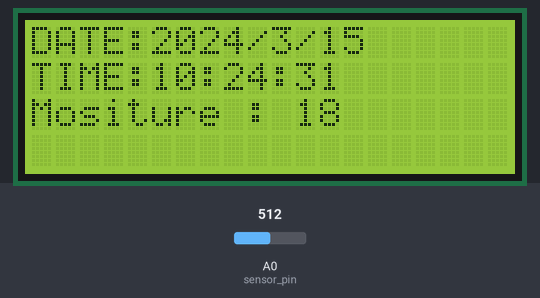
This sketch was run on a simulated Arduino Uno, built with avr-gcc and run on an emulated ATmega328P. Parts: 20×4 character LCD. Inputs (shaded band) come from the test bench; at power-on: A0 (sensor_pin) = 512. The local clock reads 2024-03-15 10:24:30 at power-on unless the sketch sets it; storage starts empty; what the sketch prints to the serial monitor is not drawn.

Above: at 1.2 s.
1.3 s: A0 (sensor_pin) set to 716
At 2.8 s:
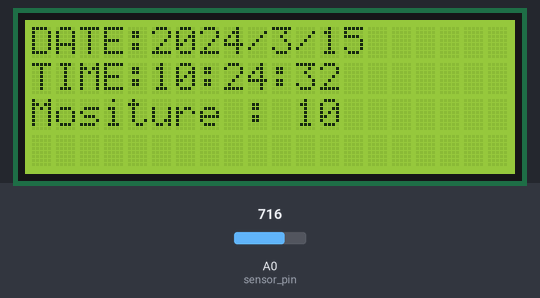
3.5 s: A0 (sensor_pin) set to 900
At 4.8 s:
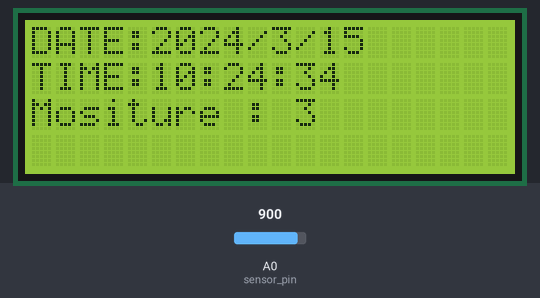
5.5 s: A0 (sensor_pin) set to 1023
At 8.6 s:
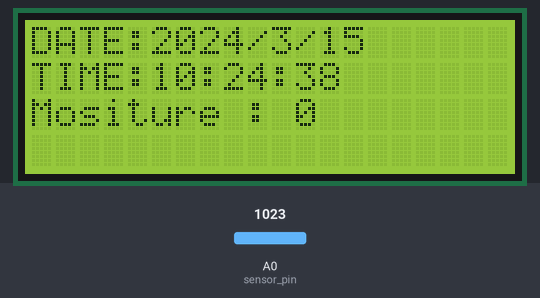
Timing chart, 0 to 10.1 s (numbered marks = the images above; inputs shaded):
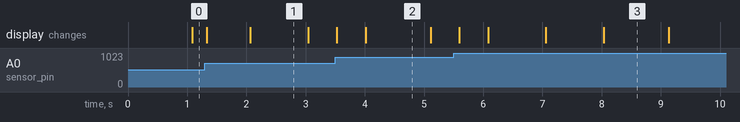

The sketch:

equationsoil.ino
```cpp
#include <Wire.h>
#include <LiquidCrystal.h>
#include <SD.h>
#include <SPI.h>
#include "RTClib.h"
File myFile;
RTC_DS1307 RTC;
LiquidCrystal lcd(10, 9, 8, 7, 6, 5);
int sensor_pin = A0;
int var;

int output_value=0 ;
int x=0,y=0;


void setup () {

  RTC.begin();
   Wire.begin();
  lcd.begin(20,4);
    Serial.begin(9600);
     while (!Serial) {
    ; // wait for serial port to connect. Needed for native USB port only
  }


  Serial.print("Initializing SD card...");

  if (!SD.begin(4)) {
    Serial.println("initialization failed!");
    return;
  }
  Serial.println("initialization done.");


  if (! RTC.isrunning()) {
    lcd.println("RTC is NOT running!");
    RTC.adjust(DateTime(F(__DATE__), F(__TIME__)));
  }

    DateTime now = RTC.now();

    lcd.setCursor(0,0);
   lcd.print("DATE:");
     myFile.print("DATE:");
  lcd.print(now.year(), DEC);
     myFile.print(now.year(), DEC);
  lcd.print('/');
   myFile.print('/');
  lcd.print(now.month(), DEC);
  myFile.print(now.month(), DEC);
  lcd.print('/');
   myFile.print('/');
  lcd.print(now.day(), DEC);
   myFile.print(now.day(), DEC);
    lcd.print(' ');
      myFile.println(' ');
   // delay(1000);
    lcd.setCursor(0,1);
   lcd.print("TIME:");
  myFile.print("TIME:");
    lcd.print(now.hour(), DEC);
      myFile.print(now.hour(), DEC);
    lcd.print(':');
    myFile.print(':');
  lcd.print(now.minute(), DEC);
    myFile.print(now.minute(), DEC);
    lcd.print(':');
      myFile.print(':');
     lcd.print(now.second(), DEC);
    myFile.print(now.second(), DEC);
    lcd.print(' ');
        myFile.println(' ');
}
void loop () {

   myFile = SD.open("test.txt", FILE_WRITE);
output_value=0;
     lcd.clear();
    DateTime now = RTC.now();
    lcd.setCursor(0,0);
   lcd.print("DATE:");
     //myFile.print("DATE:");
  lcd.print(now.year(), DEC);
    // myFile.print(now.year(), DEC);
  lcd.print('/');
  // myFile.print('/');
  lcd.print(now.month(), DEC);
 // myFile.print(now.month(), DEC);
  lcd.print('/');
  // myFile.print('/');
  lcd.print(now.day(), DEC);
  // myFile.print(now.day(), DEC);
    lcd.print(' ');
      //myFile.println(' ');
   // delay(1000);
    lcd.setCursor(0,1);
   lcd.print("TIME:");
   //myFile.print("TIME:");
    lcd.print(now.hour(), DEC);
     // myFile.print(now.hour(), DEC);
    lcd.print(':');
   // myFile.print(':');
  lcd.print(now.minute(), DEC);
   // myFile.print(now.minute(), DEC);
    lcd.print(':');
    //  myFile.print(':');
     lcd.print(now.second(), DEC);
   // myFile.print(now.second(), DEC);
    lcd.print(' ');
      //  myFile.println(' ');

   //lcd.println();
   // delay(1000);

    for(int i=1;i<=10;i++)
  {
    var=analogRead(sensor_pin);
    output_value=output_value+var;
 //   lcd.println(output_value);


    //delay(100);
  }

 output_value=output_value/10;
 y=output_value;
 x=-((y-(1e+03))/26);


  // output_value = map(output_value,1023,0,0,100);
  lcd.setCursor(0,2);
   lcd.print("Mositure : ");
    //myFile.print("Mositure : ");

   //  myFile.println(now.minute());
   //lcd.print(output_value);
  // myFile.println(output_value);
  lcd.print(x);
  myFile.println(x);
  myFile.close();
  // lcd.println("%");

   delay(100);
}
```

Measured:
- what the display in image 2 shows lasts 1.1 s, from 4.0 s to 5.1 s
